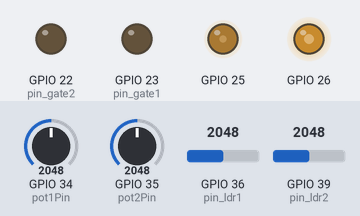
Recording of a sketch running on a simulated ESP32. Parts: output pins drawn as LEDs (lit = HIGH). The test bench sets the inputs (shaded band); at power-on: GPIO 36 (pin_ldr1) = 2048, GPIO 39 (pin_ldr2) = 2048, GPIO 34 (pot1Pin) = 2048, GPIO 35 (pot2Pin) = 2048.

Above: at 1.2 s.
1.3 s: GPIO 36 (pin_ldr1) set to 2866
At 1.8 s:
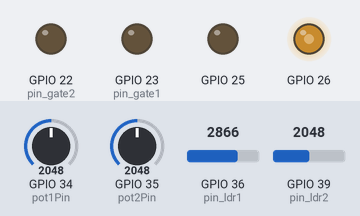
3.0 s: GPIO 39 (pin_ldr2) set to 2866
At 3.5 s:
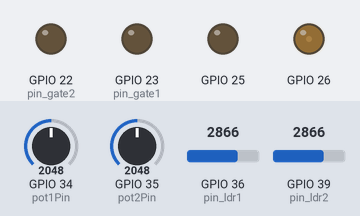
4.5 s: GPIO 36 (pin_ldr1) set to 1228
At 5.2 s:
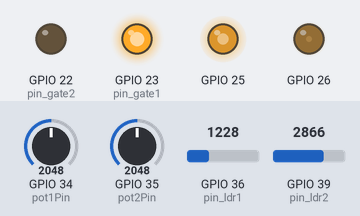
6.0 s: GPIO 39 (pin_ldr2) set to 3972
At 7.0 s:
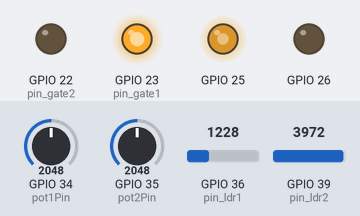
7.5 s: GPIO 36 (pin_ldr1) set to 122
At 8.7 s:
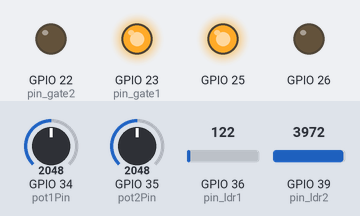
9.0 s: GPIO 39 (pin_ldr2) set to 1228
At 10.4 s:
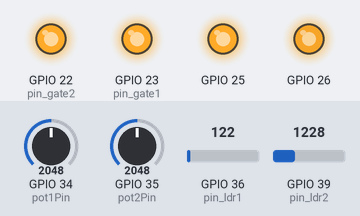
Timing chart, 0 to 11.5 s (numbered marks = the images above; inputs shaded):
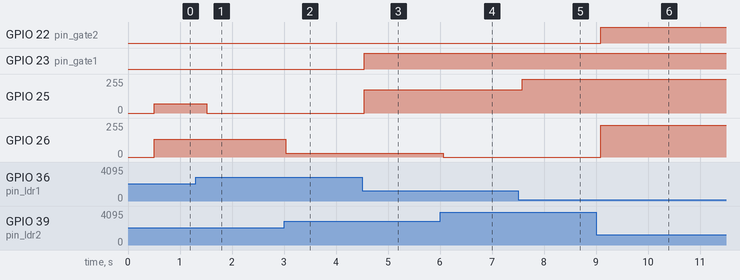

The sketch:

plasma_ball.ino
```cpp
uint8_t pin_ldr1 = 36;
uint8_t pin_ldr2 = 39;
uint8_t pin_gate1 = 23;
uint8_t pin_gate2 = 22;
const int pot1Pin = 34;
const int pot2Pin = 35;
int ldr1_value;
int ldr2_value;
int maxADCValue = 4096;  // Máximo valor para un ADC de 12 bits

unsigned long previousMillis = 0;  // Almacena el último tiempo registrado
int interval1 = 100;               // Intervalo de tiempo en milisegundos (1000 ms = 1 segundo)
unsigned long previousMillis2 = 0;
int interval2 = 50;
const int offset = 1000;  // Offset a eliminar de las lecturas

void debugging() {

  Serial.print("LDR1:");
  Serial.print(ldr1_value);

  Serial.print(", LDR2:");
  Serial.println(ldr2_value);

  Serial.print(", interval:");
  Serial.println(interval1);
}

void setup() {
  Serial.begin(9600);
  pinMode(pin_gate1, OUTPUT);
  pinMode(pin_gate2, OUTPUT);

}

void loop() {
  interval1 = analogRead(pot1Pin) + 1;
  interval1 = map(interval1, 0, 4095, 10, 1000);
  interval2 = analogRead(pot2Pin) + 1;
  interval2 = map(interval2, 0, 4095, 10, 1000);

  ldr1_value = maxADCValue - analogRead(pin_ldr1);
  ldr2_value = maxADCValue - analogRead(pin_ldr2);
  // Escalar el valor para DAC utilizando map (asumiendo una resolución de 8 bits para el DAC)
  ldr1_value = map(ldr1_value, 1500, 3500, 0, 255);
  ldr2_value = map(ldr2_value, offset, 3000, 0, 255);

  // Asegurarse de que los valores no sean negativos
  if (ldr1_value < 0) {
    ldr1_value = 0;
  }
  if (ldr2_value < 0) {
    ldr2_value = 0;
  }

  unsigned long currentMillis = millis();

  // Comprobar si ha pasado el intervalo de tiempo
  if (currentMillis - previousMillis >= interval1) {
    // Guardar el último tiempo
    previousMillis = currentMillis;

    dacWrite(DAC1, ldr1_value);

    if (ldr1_value > 150) {

      digitalWrite(pin_gate1, HIGH);
    } else {
      digitalWrite(pin_gate1, LOW);
    }
    //debugging();
  }

  unsigned long currentMillis2 = millis();

  // Comprobar si ha pasado el intervalo de tiempo
  if (currentMillis2 - previousMillis2 >= interval2) {
    // Guardar el último tiempo
    previousMillis2 = currentMillis2;
    dacWrite(DAC2, ldr2_value);

    if (ldr2_value > 150) {

      digitalWrite(pin_gate2, HIGH);
    } else {
      digitalWrite(pin_gate2, LOW);
    }
  }
}
```

Measured:
- after the input at 1.3 s, GPIO 25: 69/255 → 0/255 after 0.22 s
- after the input at 3.0 s, GPIO 26: 133/255 → 29/255 at once
- after the input at 4.5 s, GPIO 23 (pin_gate1): LOW → HIGH after 0.05 s; GPIO 25: 0/255 → 174/255 after 0.05 s
- after the input at 6.0 s, GPIO 26: 29/255 → 0/255 after 0.06 s
- after the input at 7.5 s, GPIO 25: 174/255 → 255/255 after 0.08 s
- after the input at 9.0 s, GPIO 22 (pin_gate2): LOW → HIGH after 0.10 s; GPIO 26: 0/255 → 238/255 after 0.10 s
